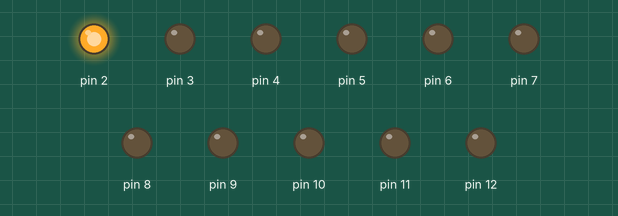
Simulated run of this sketch. Board: Arduino Uno, built with avr-gcc and run on an emulated ATmega328P. Parts: output pins drawn as LEDs (lit = HIGH).

Above: at 0.5 s.
At 3.5 s:
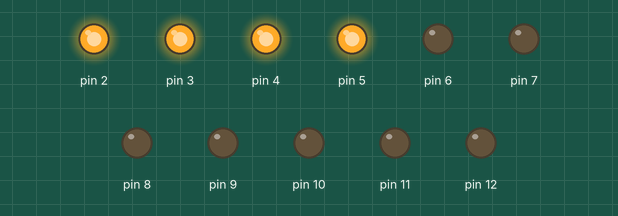
At 6.5 s:
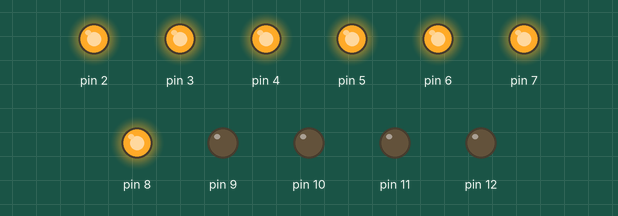
At 12.5 s:
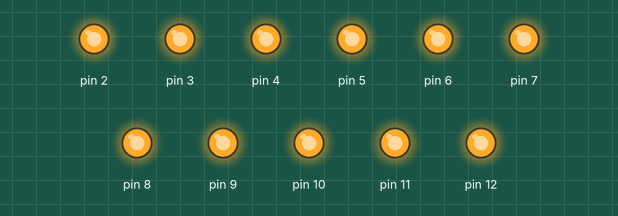
At 16.5 s:
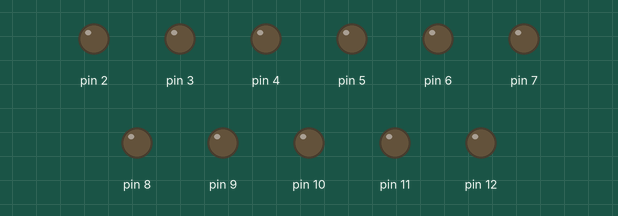
At 22.5 s:
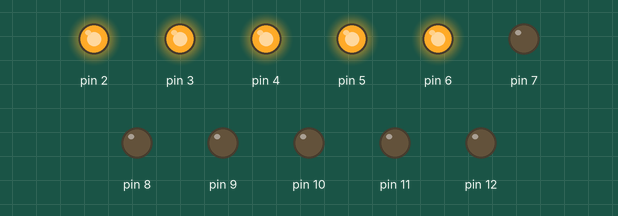
Timing chart, 0 to 23.4 s (numbered marks = the images above):
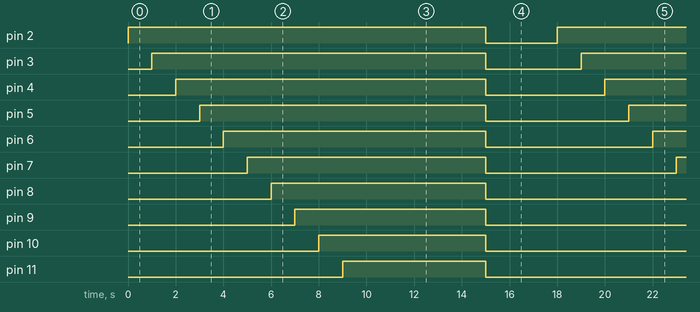

The sketch:

Roll_Assignment_L-1.ino
```cpp
void setup() {
  // put your setup code here, to run once:
  pinMode(2,OUTPUT);
  pinMode(3,OUTPUT);
  pinMode(4,OUTPUT);
  pinMode(5,OUTPUT);
  pinMode(6,OUTPUT);
  pinMode(7,OUTPUT);
  pinMode(8,OUTPUT);
  pinMode(9,OUTPUT);
  pinMode(10,OUTPUT);
  pinMode(11,OUTPUT);
  pinMode(12,OUTPUT);

}

void loop() {
  // put your main code here, to run repeatedly:
  digitalWrite(2,HIGH);
  delay(1000);
  digitalWrite(3,HIGH);
  delay(1000);
  digitalWrite(4,HIGH);
  delay(1000);
  digitalWrite(5,HIGH);
  delay(1000);
  digitalWrite(6,HIGH);
  delay(1000);
  digitalWrite(7,HIGH);
  delay(1000);
  digitalWrite(8,HIGH);
  delay(1000);
  digitalWrite(9,HIGH);
  delay(1000);
  digitalWrite(10,HIGH);
  delay(1000);
  digitalWrite(11,HIGH);
  delay(1000);
  digitalWrite(12,HIGH);
  delay(5000);
  digitalWrite(2,LOW);
  digitalWrite(3,LOW);
  digitalWrite(4,LOW);
  digitalWrite(5,LOW);
  digitalWrite(6,LOW);
  digitalWrite(7,LOW);
  digitalWrite(8,LOW);
  digitalWrite(9,LOW);
  digitalWrite(10,LOW);
  digitalWrite(11,LOW);
  digitalWrite(12,LOW);
  delay(3000);


}
```

Measured:
- by itself, pin 2: alternates HIGH for 15.0 s and LOW for 3.0 s
- by itself, pin 3: alternates HIGH for 14.0 s and LOW for 4.0 s
- by itself, pin 4: alternates HIGH for 13.0 s and LOW for 5.0 s
- by itself, pin 5: alternates HIGH for 12.0 s and LOW for 6.0 s
- by itself, pin 6: alternates HIGH for 11.0 s and LOW for 7.0 s
- by itself, pin 7: alternates HIGH for 10.0 s and LOW for 8.0 s
- by itself, pin 8: alternates HIGH for 9.0 s and LOW for 9.0 s
- by itself, pin 9: alternates HIGH for 8.0 s and LOW for 10.0 s
